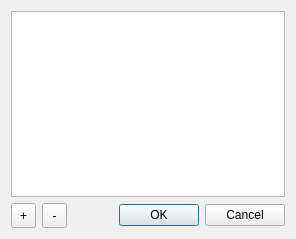
<?xml version="1.0" encoding="UTF-8"?>
<ui version="4.0">
 <class>ChoicesDialog</class>
 <widget class="QDialog" name="ChoicesDialog">
  <property name="geometry">
   <rect>
    <x>0</x>
    <y>0</y>
    <width>296</width>
    <height>239</height>
   </rect>
  </property>
  <property name="windowTitle">
   <string>Value/label table</string>
  </property>
  <layout class="QVBoxLayout" name="verticalLayout">
   <item>
    <widget class="QTableWidget" name="choicesTable"/>
   </item>
   <item>
    <layout class="QHBoxLayout" name="horizontalLayout">
     <item>
      <widget class="QToolButton" name="rowAddButton">
       <property name="minimumSize">
        <size>
         <width>25</width>
         <height>25</height>
        </size>
       </property>
       <property name="text">
        <string>+</string>
       </property>
      </widget>
     </item>
     <item>
      <widget class="QToolButton" name="rowRemoveButton">
       <property name="minimumSize">
        <size>
         <width>25</width>
         <height>25</height>
        </size>
       </property>
       <property name="text">
        <string>-</string>
       </property>
      </widget>
     </item>
     <item>
      <spacer name="horizontalSpacer">
       <property name="orientation">
        <enum>Qt::Horizontal</enum>
       </property>
       <property name="sizeHint" stdset="0">
        <size>
         <width>40</width>
         <height>20</height>
        </size>
       </property>
      </spacer>
     </item>
     <item>
      <widget class="QDialogButtonBox" name="buttonBox">
       <property name="orientation">
        <enum>Qt::Horizontal</enum>
       </property>
       <property name="standardButtons">
        <set>QDialogButtonBox::Cancel|QDialogButtonBox::Ok</set>
       </property>
      </widget>
     </item>
    </layout>
   </item>
  </layout>
 </widget>
 <resources/>
 <connections>
  <connection>
   <sender>buttonBox</sender>
   <signal>accepted()</signal>
   <receiver>ChoicesDialog</receiver>
   <slot>accept()</slot>
   <hints>
    <hint type="sourcelabel">
     <x>248</x>
     <y>254</y>
    </hint>
    <hint type="destinationlabel">
     <x>157</x>
     <y>274</y>
    </hint>
   </hints>
  </connection>
  <connection>
   <sender>buttonBox</sender>
   <signal>rejected()</signal>
   <receiver>ChoicesDialog</receiver>
   <slot>reject()</slot>
   <hints>
    <hint type="sourcelabel">
     <x>316</x>
     <y>260</y>
    </hint>
    <hint type="destinationlabel">
     <x>286</x>
     <y>274</y>
    </hint>
   </hints>
  </connection>
 </connections>
</ui>
